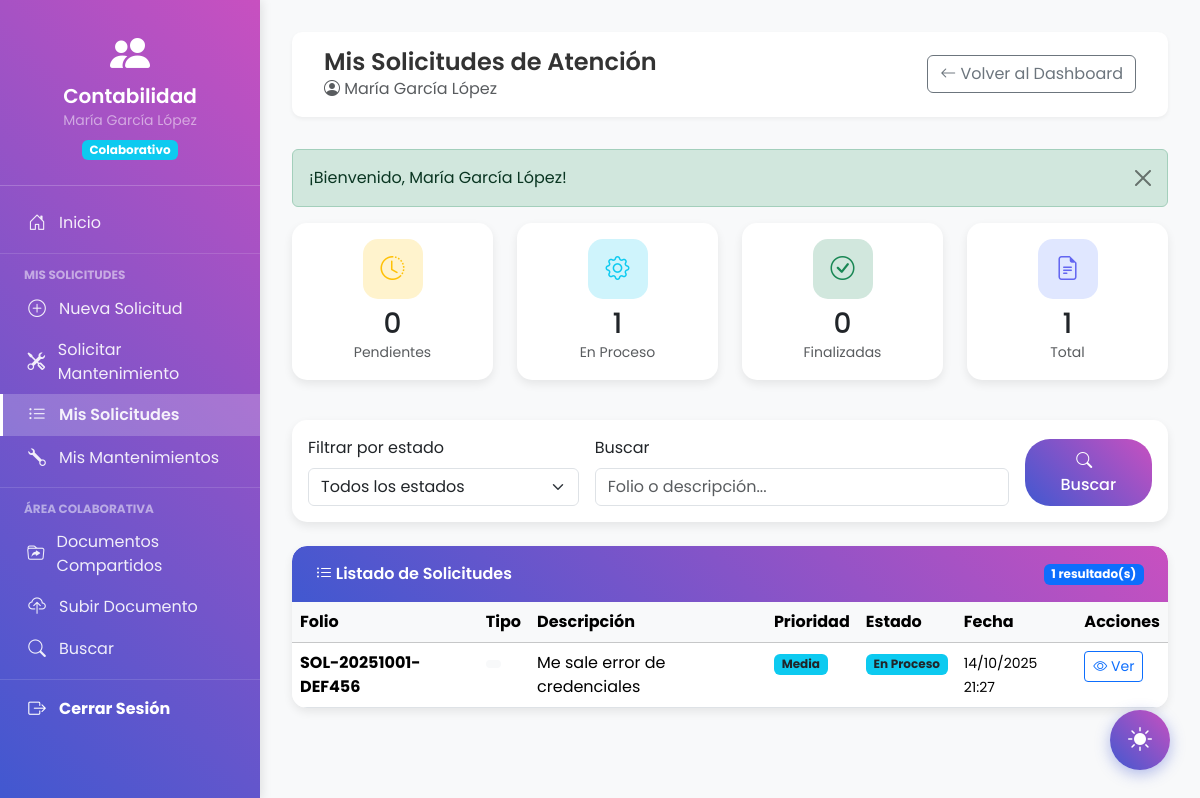
The page /solicitudes/listar.php (signed in) on the database its author committed.
### tables this page shows
CREATE TABLE solicitudes_atencion (
    id INT PRIMARY KEY AUTO_INCREMENT,
    folio VARCHAR(50) NOT NULL UNIQUE,
    usuario_id INT NOT NULL,
    departamento VARCHAR(50) NOT NULL,
    tipo_problema VARCHAR(100) NULL,
    asunto VARCHAR(255) NOT NULL,
    descripcion TEXT NOT NULL,
    prioridad ENUM('baja', 'media', 'alta', 'urgente') DEFAULT 'media',
    estado ENUM('pendiente', 'en_proceso', 'finalizada', 'cancelada') DEFAULT 'pendiente',
    tecnico_asignado INT NULL,
    observaciones_tecnico TEXT NULL,
    fecha_creacion DATETIME DEFAULT CURRENT_TIMESTAMP,
    fecha_actualizacion DATETIME DEFAULT CURRENT_TIMESTAMP ON UPDATE CURRENT_TIMESTAMP,
    fecha_finalizacion DATETIME NULL,
    FOREIGN KEY (usuario_id) REFERENCES usuarios(id),
    FOREIGN KEY (tecnico_asignado) REFERENCES usuarios(id),
    INDEX idx_folio (folio),
    INDEX idx_usuario (usuario_id),
    INDEX idx_departamento (departamento),
    INDEX idx_estado (estado),
    INDEX idx_fecha_creacion (fecha_creacion)
);

### solicitudes/listar.php (the view, shortened to what this page needs)
<?php
$usuario_id = $_SESSION['usuario_id'];
$nombre_usuario = $_SESSION['nombre_completo'];
$departamento = $_SESSION['departamento_nombre'];
$busqueda = isset($_GET['buscar']) ? limpiar_dato($_GET['buscar']) : '';
try {
    $pdo = conectarDB();
    $sql = "SELECT * FROM solicitudes_atencion WHERE usuario_id = ?";
    $params = [$usuario_id];
    $sql .= " ORDER BY fecha_creacion DESC";
    $stmt = $pdo->prepare($sql);
    $stmt->execute($params);
    $solicitudes = $stmt->fetchAll();
    $stmt_count = $pdo->prepare("
        SELECT
            SUM(CASE WHEN estado = 'pendiente' THEN 1 ELSE 0 END) as pendientes,
            SUM(CASE WHEN estado = 'en_proceso' THEN 1 ELSE 0 END) as en_proceso,
            SUM(CASE WHEN estado = 'finalizada' THEN 1 ELSE 0 END) as finalizadas,
            COUNT(*) as total
        FROM solicitudes_atencion
        WHERE usuario_id = ?
    ");
    $stmt_count->execute([$usuario_id]);
    $contadores = $stmt_count->fetch();
} catch (Exception $e) {
    establecer_alerta('error', 'Error al cargar solicitudes: ' . $e->getMessage());
    $solicitudes = [];
    $contadores = ['pendientes' => 0, 'en_proceso' => 0, 'finalizadas' => 0, 'total' => 0];
}
function obtener_badge_estado($estado) {
    $badges = [
        'pendiente' => 'bg-warning text-dark',
        'en_proceso' => 'bg-info text-dark',
        'finalizada' => 'bg-success',
        'cancelada' => 'bg-secondary'
    ];
    return $badges[$estado] ?? 'bg-secondary';
}
function obtener_texto_estado_custom($estado) {
    $textos = [
        'pendiente' => 'Pendiente',
        'en_proceso' => 'En Proceso',
        'finalizada' => 'Finalizada',
        'cancelada' => 'Cancelada'
    ];
    return $textos[$estado] ?? $estado;
}
function obtener_badge_prioridad($prioridad) {
    $badges = [
        'critica' => 'bg-danger',
        'alta' => 'bg-warning text-dark',
        'media' => 'bg-info text-dark',
        'baja' => 'bg-secondary'
    ];
    return $badges[$prioridad] ?? 'bg-secondary';
}
function obtener_texto_prioridad($prioridad) {
    $textos = [
        'critica' => 'Crítica',
        'alta' => 'Alta',
        'media' => 'Media',
        'baja' => 'Baja'
    ];
    return $textos[$prioridad] ?? ucfirst($prioridad);
}
?>
<!DOCTYPE html>
<html lang="es">
<head>
    <link href="https://cdn.jsdelivr.net/npm/bootstrap@5.3.2/dist/css/bootstrap.min.css" rel="stylesheet">
    <link rel="stylesheet" href="https://cdn.jsdelivr.net/npm/bootstrap-icons@1.11.1/font/bootstrap-icons.css">
    <link rel="stylesheet" href="<?php echo URL_BASE; ?>assets/css/dashboard.css">
</head>
<body>
    <div class="dashboard-container">
        <aside class="sidebar">
            <div class="sidebar-header">
                <i class="bi bi-people-fill text-white fs-1 mb-2"></i>
                <h4><?php echo htmlspecialchars($departamento); ?></h4>
                <small class="text-white-50"><?php echo htmlspecialchars($nombre_usuario); ?></small>
                <span class="badge bg-info mt-2">Colaborativo</span>
            </div>
            <nav class="sidebar-nav">
                <ul class="nav flex-column">
                    <li class="nav-item">
                        <a class="nav-link" href="<?php echo URL_BASE; ?>dashboard/colaborativo.php">
                            <i class="bi bi-house-door"></i> Inicio
                        </a>
                    </li>
                    <hr class="text-white-50 my-2">
                    <small class="text-white-50 px-3 fw-bold">MIS SOLICITUDES</small>
                    <li class="nav-item">
                        <a class="nav-link" href="#" data-bs-toggle="modal" data-bs-target="#modalNuevaSolicitud">
                            <i class="bi bi-plus-circle"></i> Nueva Solicitud
                        </a>
                    </li>
                    <li class="nav-item">
                        <a class="nav-link" href="<?php echo URL_BASE; ?>solicitudes/crear_mantenimiento.php">
                            <i class="bi bi-tools"></i> Solicitar Mantenimiento
                        </a>
                    </li>
                    <li class="nav-item">
                        <a class="nav-link active" href="<?php echo URL_BASE; ?>solicitudes/listar.php">
                            <i class="bi bi-list-ul"></i> Mis Solicitudes
                        </a>
                    </li>
                    <li class="nav-item">
                        <a class="nav-link" href="<?php echo URL_BASE; ?>solicitudes/listar_mantenimientos.php">
                            <i class="bi bi-wrench"></i> Mis Mantenimientos
                        </a>
                    </li>
                    <hr class="text-white-50 my-2">
                    <small class="text-white-50 px-3 fw-bold">ÁREA COLABORATIVA</small>
                    <li class="nav-item">
                        <a class="nav-link" href="<?php echo URL_BASE; ?>colaborativo/documentos.php">
                            <i class="bi bi-folder-symlink"></i> Documentos Compartidos
                        </a>
                    </li>
                    <li class="nav-item">
                        <a class="nav-link" href="<?php echo URL_BASE; ?>colaborativo/crear_documento.php">
                            <i class="bi bi-cloud-upload"></i> Subir Documento
                        </a>
                    </li>
                    <li class="nav-item">
                        <a class="nav-link" href="<?php echo URL_BASE; ?>solicitudes/buscar.php">
                            <i class="bi bi-search"></i> Buscar
                        </a>
                    </li>
                    <hr class="text-white-50 my-3">
                    <li class="nav-item">
                        <a class="nav-link text-white fw-bold" href="<?php echo URL_BASE; ?>auth/logout.php">
                            <i class="bi bi-box-arrow-right"></i> Cerrar Sesión
                        </a>
                    </li>
                </ul>
            </nav>
        </aside>
        <main class="main-content">
            <div class="content-wrapper">
                <div class="top-navbar d-flex justify-content-between align-items-center">
                    <div>
                        <h2 class="welcome-text">Mis Solicitudes de Atención</h2>
                        <p class="text-muted mb-0">
                            <i class="bi bi-person-circle"></i>
                            <?php echo htmlspecialchars($nombre_usuario); ?>
                        </p>
                    </div>
                    <div>
                        <a href="<?php echo URL_BASE; ?>dashboard/colaborativo.php" class="btn btn-outline-secondary">
                            <i class="bi bi-arrow-left"></i> Volver al Dashboard
                        </a>
                    </div>
                </div>
                <?php echo mostrar_alerta(); ?>
                <div class="row mb-4">
                    <div class="col-md-3 mb-3">
                        <div class="card card-custom text-center">
                            <div class="card-body">
                                <div class="icon-box icon-box-warning mx-auto mb-2">
                                    <i class="bi bi-clock-history"></i>
                                </div>
                                <h3 class="mb-0"><?php echo $contadores['pendientes']; ?></h3>
                                <small class="text-muted">Pendientes</small>
                            </div>
                        </div>
                    </div>
                    <div class="col-md-3 mb-3">
                        <div class="card card-custom text-center">
                            <div class="card-body">
                                <div class="icon-box icon-box-info mx-auto mb-2">
                                    <i class="bi bi-gear"></i>
                                </div>
                                <h3 class="mb-0"><?php echo $contadores['en_proceso']; ?></h3>
                                <small class="text-muted">En Proceso</small>
                            </div>
                        </div>
                    </div>
                    <div class="col-md-3 mb-3">
                        <div class="card card-custom text-center">
                            <div class="card-body">
                                <div class="icon-box icon-box-success mx-auto mb-2">
                                    <i class="bi bi-check-circle"></i>
                                </div>
                                <h3 class="mb-0"><?php echo $contadores['finalizadas']; ?></h3>
                                <small class="text-muted">Finalizadas</small>
                            </div>
                        </div>
                    </div>
                    <div class="col-md-3 mb-3">
                        <div class="card card-custom text-center">
                            <div class="card-body">
                                <div class="icon-box mx-auto mb-2" style="background: #e0e7ff; color: #6366f1;">
                                    <i class="bi bi-file-earmark-text"></i>
                                </div>
                                <h3 class="mb-0"><?php echo $contadores['total']; ?></h3>
                                <small class="text-muted">Total</small>
                            </div>
                        </div>
                    </div>
                </div>
                <div class="card card-custom mb-4">
                    <div class="card-body">
                        <form method="GET" action="" class="row g-3">
                            <div class="col-md-4">
                                <label class="form-label">Filtrar por estado</label>
                                <select name="estado" class="form-select" onchange="this.form.submit()">
                                    <option value="">Todos los estados</option>
                                </select>
                            </div>
                            <div class="col-md-6">
                                <label class="form-label">Buscar</label>
                                <input type="text" name="buscar" class="form-control"
                                       placeholder="Folio o descripción..."
                                       value="<?php echo htmlspecialchars($busqueda); ?>">
                            </div>
                            <div class="col-md-2 d-flex align-items-end">
                                <button type="submit" class="btn btn-gradient w-100">
                                    <i class="bi bi-search"></i> Buscar
                                </button>
                            </div>
                        </form>
                    </div>
                </div>
                <div class="card card-custom">
                    <div class="card-header d-flex justify-content-between align-items-center">
                        <span><i class="bi bi-list-ul"></i> Listado de Solicitudes</span>
                        <span class="badge bg-primary"><?php echo count($solicitudes); ?> resultado(s)</span>
                    </div>
                    <div class="card-body p-0">
                        <?php if (empty($solicitudes)): ?>
                        <div class="text-center py-5">
                            <i class="bi bi-inbox fs-1 text-muted"></i>
                            <p class="text-muted mt-3">No hay solicitudes para mostrar</p>
                            <a href="#" class="btn btn-gradient" data-bs-toggle="modal" data-bs-target="#modalNuevaSolicitud">
                                <i class="bi bi-plus-circle"></i> Crear primera solicitud
                            </a>
                        </div>
                        <?php else: ?>
                        <div class="table-responsive">
                            <table class="table table-hover mb-0">
                                <thead class="table-light">
                                    <tr>
                                        <th>Folio</th>
                                        <th>Tipo</th>
                                        <th>Descripción</th>
                                        <th>Prioridad</th>
                                        <th>Estado</th>
                                        <th>Fecha</th>
                                        <th>Acciones</th>
                                    </tr>
                                </thead>
                                <tbody>
                                    <?php foreach ($solicitudes as $solicitud): ?>
                                    <tr>
                                        <td>
                                            <strong><?php echo htmlspecialchars($solicitud['folio']); ?></strong>
                                        </td>
                                        <td>
                                            <span class="badge bg-light text-dark">
                                            </span>
                                        </td>
                                        <td>
                                            <?php
                                            $desc = htmlspecialchars($solicitud['descripcion']);
                                            echo strlen($desc) > 60 ? substr($desc, 0, 60) . '...' : $desc;
                                            ?>
                                        </td>
                                        <td>
                                            <span class="badge <?php echo obtener_badge_prioridad($solicitud['prioridad']); ?>">
                                                <?php echo obtener_texto_prioridad($solicitud['prioridad']); ?>
                                            </span>
                                        </td>
                                        <td>
                                            <span class="badge <?php echo obtener_badge_estado($solicitud['estado']); ?>">
                                                <?php echo obtener_texto_estado_custom($solicitud['estado']); ?>
                                            </span>
                                        </td>
                                        <td>
                                            <small><?php echo formatear_fecha($solicitud['fecha_creacion'], true); ?></small>
                                        </td>
                                        <td>
                                            <a href="<?php echo URL_BASE; ?>solicitudes/ver.php?folio=<?php echo urlencode($solicitud['folio']); ?>"
                                               class="btn btn-sm btn-outline-primary">
                                                <i class="bi bi-eye"></i> Ver
                                            </a>
                                        </td>
                                    </tr>
                                    <?php endforeach; ?>
                                </tbody>
                            </table>
                        </div>
                        <?php endif; ?>
                    </div>
                </div>
            </div>
        </main>
    </div>
    <button class="theme-toggle-float" id="themeToggle" aria-label="Cambiar tema">
        <span class="icon-sun"><i class="bi bi-sun-fill"></i></span>
    </button>
</body>
</html>

### rows shown on the page
solicitudes_atencion: folio "SOL-20251001-DEF456", descripcion "Me sale error de credenciales", prioridad "Media", estado "En Proceso", fecha_creacion "14/10/2025 21:27"

### other values the page prints
$departamento "Contabilidad"
$nombre_usuario "María García López"
$alerta['mensaje'] "¡Bienvenido, María García López!"
$contadores['pendientes'] "0"
$contadores['en_proceso'] "1"
$contadores['finalizadas'] "0"
$contadores['total'] "1"
count($solicitudes) "1"
